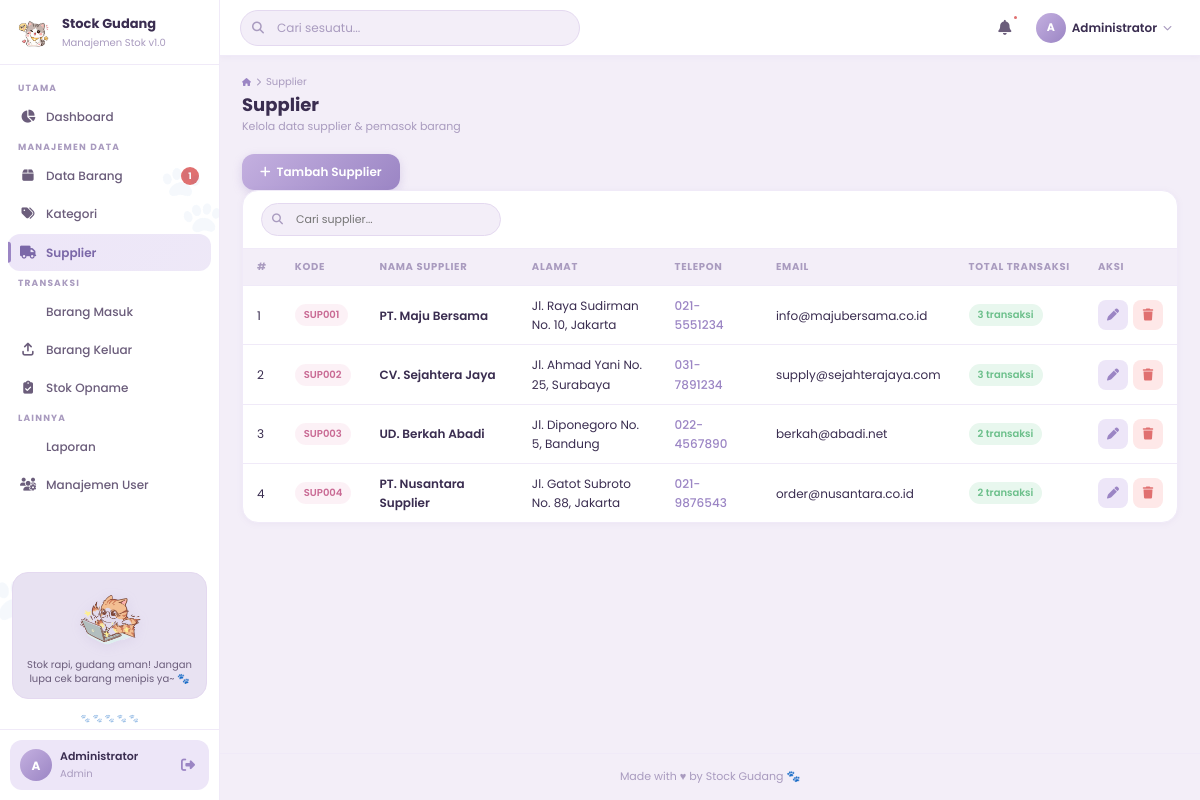
Page /index.php?page=supplier (signed in) on the committed database.
### tables this page shows
CREATE TABLE IF NOT EXISTS supplier (
    id INT AUTO_INCREMENT PRIMARY KEY,
    kode_supplier VARCHAR(20) NOT NULL UNIQUE,
    nama_supplier VARCHAR(150) NOT NULL,
    alamat TEXT DEFAULT NULL,
    telepon VARCHAR(20) DEFAULT NULL,
    email VARCHAR(100) DEFAULT NULL,
    created_at TIMESTAMP DEFAULT CURRENT_TIMESTAMP,
    updated_at TIMESTAMP DEFAULT CURRENT_TIMESTAMP ON UPDATE CURRENT_TIMESTAMP
);

### index.php (called while the page is built, shortened)
<?php
$page = $_GET['page'] ?? 'dashboard';
include 'includes/header.php';
include "includes/header_close.php";
include "pages/{$page}.php";
include 'includes/footer.php';
?>

### pages/supplier.php (the view, shortened to what this page needs)
<?php
$db   = getDB();
$rows = $db->query("
    SELECT s.*, COUNT(bm.id) as total_transaksi
    FROM supplier s
    LEFT JOIN barang_masuk bm ON s.id = bm.id_supplier
    GROUP BY s.id ORDER BY s.created_at DESC
");
?>
<div style="margin-left:auto;">
    <button class="btn btn-primary" onclick="openModal('modalTambah')">
        <i class="fas fa-plus"></i> Tambah Supplier
    </button>
</div>
<div class="card">
    <div class="table-toolbar">
        <div class="table-search">
            <input type="text" placeholder="Cari supplier..." oninput="filterTbl(this,'tblSup')">
        </div>
    </div>
    <div class="table-responsive">
        <table class="data-table" id="tblSup">
            <thead>
                <tr>
                    <th>#</th>
                    <th>Kode</th>
                    <th>Nama Supplier</th>
                    <th>Alamat</th>
                    <th>Telepon</th>
                    <th>Email</th>
                    <th>Total Transaksi</th>
                    <th>Aksi</th>
                </tr>
            </thead>
            <tbody>
                <?php $no=1; while($row=$rows->fetch_assoc()): ?>
                <tr>
                    <td><?= $no++ ?></td>
                    <td><span class="badge badge-pink"><?= htmlspecialchars($row['kode_supplier']) ?></span></td>
                    <td>
                        <div style="font-weight:600;"><?= htmlspecialchars($row['nama_supplier']) ?></div>
                    </td>
                    <td style="font-size:12px;max-width:160px;"><?= htmlspecialchars($row['alamat'] ?: '-') ?></td>
                    <td>
                        <a href="tel:<?= htmlspecialchars($row['telepon']) ?>" style="color:var(--primary-dark);font-weight:500;font-size:12px;">
                            <?= htmlspecialchars($row['telepon'] ?: '-') ?>
                        </a>
                    </td>
                    <td style="font-size:12px;">
                        <a href="mailto:<?= htmlspecialchars($row['email']) ?>" style="color:var(--info);">
                            <?= htmlspecialchars($row['email'] ?: '-') ?>
                        </a>
                    </td>
                    <td><span class="badge badge-green"><?= $row['total_transaksi'] ?> transaksi</span></td>
                    <td>
                        <div class="table-actions">
                            <button class="btn btn-secondary btn-icon" onclick='editSupplier(<?= json_encode($row) ?>)' title="Edit">
                                <i class="fas fa-pen"></i>
                            </button>
                            <button class="btn btn-danger btn-icon" onclick="hapusSupplier(<?= $row['id'] ?>,'<?= addslashes($row['nama_supplier']) ?>')" title="Hapus">
                                <i class="fas fa-trash"></i>
                            </button>
                        </div>
                    </td>
                </tr>
                <?php endwhile; ?>
            </tbody>
        </table>
    </div>
</div>

### assets/css/style.css (style rules this page uses)
:root { --primary: #C4B0E0; --primary-light: #DDD2F0; --primary-lighter: #EDE6F8; --primary-bg: #F5F0FA; --primary-dark: #9B85C4; --primary-darker: #7B68A8; --pink: #E8A0BF; --pink-light: #F2C4D6; --pink-lighter: #FCEEF5; --bg-main: #F3EEF8; --bg-white: #FFFFFF; --bg-card: #FFFFFF; --text-dark: #3A2D50; --text-mid: #6B5D7B; --text-light: #A99BBF; --border: #E4D9F0; --border-light: #F0EAF8; --shadow-sm: 0 1px 6px rgba(155,133,196,.08); --shadow-md: 0 4px 16px rgba(155,133,196,.12); --shadow-lg: 0 8px 32px rgba(155,133,196,.16); --radius-sm: 8px; --radius-md: 12px; --radius-lg: 16px; --radius-xl: 20px; --radius-pill: 999px; --sidebar-w: 220px; --nav-h: 56px; --ease: cubic-bezier(.4,0,.2,1); --green: #6BBF8A; --green-bg: #E8F7EE; --red: #E07070; --red-bg: #FEE8E8; --orange: #EDB95E; --orange-bg: #FEF4E4; --blue: #7BA7D7; --blue-bg: #E4EFFE; }
*,*::before,*::after { margin:0;padding:0;box-sizing:border-box }
html { scroll-behavior:smooth }
body { font-family:'Poppins',sans-serif;background:var(--bg-main);color:var(--text-dark);font-size:13px;line-height:1.6;min-height:100vh;overflow-x:hidden }
a { text-decoration:none;color:inherit }
.btn { display:inline-flex;align-items:center;gap:6px;padding:9px 18px;border-radius:var(--radius-md);font-family:'Poppins',sans-serif;font-size:12px;font-weight:600;cursor:pointer;border:none;transition:.25s var(--ease);white-space:nowrap }
.btn-primary { background:linear-gradient(135deg,var(--primary),var(--primary-dark));color:#fff;box-shadow:0 3px 10px rgba(155,133,196,.28) }
.btn-secondary { background:var(--primary-lighter);color:var(--primary-dark) }
.btn-danger { background:var(--red-bg);color:var(--red) }
.btn-icon { width:30px;height:30px;padding:0;justify-content:center;border-radius:var(--radius-sm) }
.card { background:var(--bg-card);border-radius:var(--radius-lg);box-shadow:var(--shadow-sm);border:1px solid var(--border-light);overflow:hidden;margin-bottom:16px }
.table-responsive { overflow-x:auto;-webkit-overflow-scrolling:touch }
.table-toolbar { display:flex;align-items:center;justify-content:space-between;gap:10px;padding:12px 18px;border-bottom:1px solid var(--border-light);flex-wrap:wrap }
.table-search { position:relative;flex:1;max-width:240px }
.table-search input { width:100%;padding:7px 12px 7px 34px;border:1.5px solid var(--border);border-radius:var(--radius-pill);font-family:'Poppins',sans-serif;font-size:11px;background:var(--bg-main);transition:.25s var(--ease);outline:none;color:var(--text-dark) }
.data-table { width:100%;border-collapse:collapse;font-size:12px }
.data-table th { padding:10px 14px;text-align:left;font-size:10px;font-weight:700;text-transform:uppercase;letter-spacing:.7px;color:var(--text-light);background:var(--bg-main);border-bottom:1px solid var(--border-light);white-space:nowrap }
.data-table td { padding:10px 14px;border-bottom:1px solid var(--border-light);color:var(--text-dark);vertical-align:middle }
.data-table tr:last-child td { border-bottom:none }
.data-table tbody tr { transition:.15s ease }
.table-actions { display:flex;gap:5px;align-items:center }
.badge { display:inline-flex;align-items:center;padding:3px 9px;border-radius:var(--radius-pill);font-size:10px;font-weight:600 }
.badge-pink { background:rgba(232,160,191,.15);color:#C96A94 }
.badge-green { background:var(--green-bg);color:var(--green) }

### rows in the picture
supplier: kode_supplier "SUP001", nama_supplier "PT. Maju Bersama", alamat "Jl. Raya Sudirman No. 10, Jakarta", telepon "021-5551234", email "info@majubersama.co.id", total_transaksi "3"
supplier: kode_supplier "SUP002", nama_supplier "CV. Sejahtera Jaya", alamat "Jl. Ahmad Yani No. 25, Surabaya", telepon "031-7891234", email "supply@sejahterajaya.com", total_transaksi "3"
supplier: kode_supplier "SUP003", nama_supplier "UD. Berkah Abadi", alamat "Jl. Diponegoro No. 5, Bandung", telepon "022-4567890", email "berkah@abadi.net", total_transaksi "2"
supplier: kode_supplier "SUP004", nama_supplier "PT. Nusantara Supplier", alamat "Jl. Gatot Subroto No. 88, Jakarta", telepon "021-9876543", email "order@nusantara.co.id", total_transaksi "2"

### other values in the picture
$stok_menipis "1"
substr($_SESSION['nama'] ?? 'U', 0, 1) "A"
$_SESSION['nama'] "Administrator"
$_SESSION['role'] "Admin"
$title_info[0] "Supplier"
$title_info[1] "Kelola data supplier & pemasok barang"
